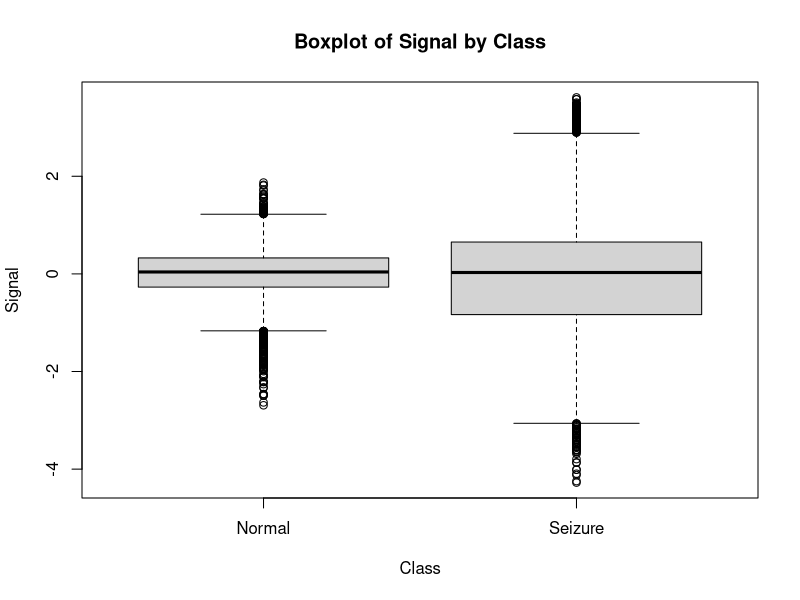

Reproduce this figure in R. (Note: this script raises an error after producing the figure.)
library(readr)
library(dplyr)

# Read the CSV file
library(readr)
s_of_t_subset_CLEAN <- read_csv("s_of_t_subset_CLEAN.csv", 
                                col_types = cols(GT = col_factor(levels = c("Normal", 
                                                                            "Seizure"))))
View(s_of_t_subset_CLEAN)

## Create a box plot of the signal for eachh cclass of the GT column using base R
boxplot(s_of_t_subset_CLEAN$normalizedValue ~ s_of_t_subset_CLEAN$GT, 
        xlab = "Class", ylab = "Signal", 
        main = "Boxplot of Signal by Class")


# Lets compare the means of the two classes using t-test
t.test(s_of_t_subset_CLEAN$normalizedValue ~ s_of_t_subset_CLEAN$GT)

# lets try a non-parametric test like Wilcoxon rank sum test
wilcox.test(s_of_t_subset_CLEAN$normalizedValue ~ s_of_t_subset_CLEAN$GT)
plot(density(s_of_t_subset$normalizedValue[s_of_t_subset$GT == "Normal"]), col = "blue", main = "EEG Signal Depicting Seizure", xlab = "Normalized Signal", ylab = "Density")
lines(density(s_of_t_subset$normalizedValue[s_of_t_subset$GT == "Seizure"]), col = "red", main = "EEG Signal Depicting Seizure", xlab = "Normalized Signal", ylab = "Density")

